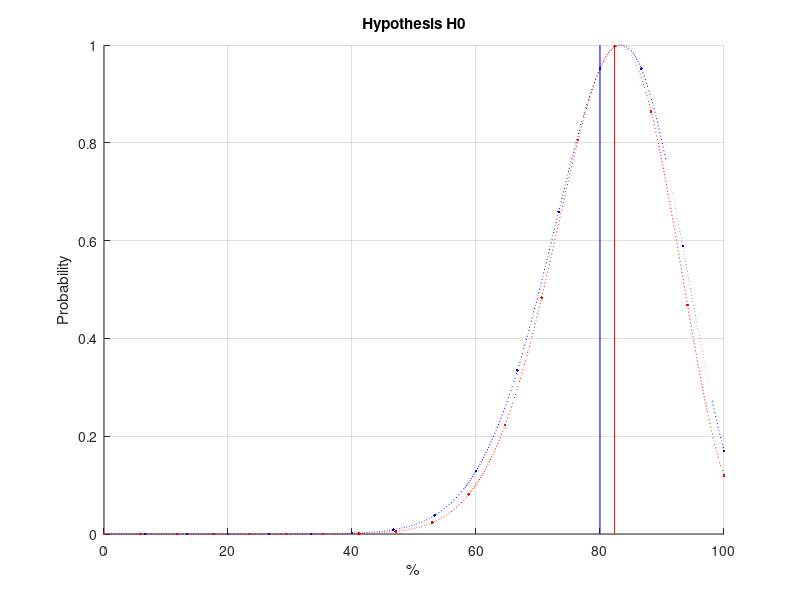

The MATLAB script that drew this image:
% This program calculates probabilistic distribution of algorithm 
% performance for a limited number of patients 


clear 


% Sample size and true predictions number
Ns1 = 15;   Nt1 = 12;  
Ns2 = 17;   Nt2 = 14;  

hypothesis = 0;    % put 0 for H0 and 1 for H1 
% Probability within confidence intrevals
Pci = 0.95; 
%Pci = 0.9; 
% Significance level for one-tailed power calculation 
Apw1 = 0.05; 
% Enforce using of normal distribution 
% Calculate test parameters from splined data 
use_splines = 0; 
use_normal = 0; 
%%%%%%%%%%%%%%%%%%%%%%%%%%%%%%%%%%%%%%%%%%%%%%%%%%%

figure(1)
hold on 

grid on 
xlabel('%')
ylabel('Probability')
if hypothesis == 0
title('Hypothesis H0')
else
title('Hypothesis H1')
end

% Sensitivities
St1 = Nt1/Ns1;      
St2 = Nt2/Ns2;  

% Overall sensitivity 
Sto = (Nt1+Nt2)/(Ns1+Ns2);  


% Do calculation cycle for sample 1
%********************************************************************
% Define current number of patients and sensitivity 
Ns = Ns1; 

% DEfine sensitivity
if hypothesis == 0
St = Sto; 
else 
St = St1;    
end


% Define vector of the number of missed hypos
m = 0:1:Ns; 

% Define vector of probability distribution 
P1 = m*0; 


if (2*sqrt(St/Ns/(1-St+1e-5))<0.2 & 2*sqrt((1-St)/Ns/(St+1e-5))<0.2) | use_normal == 1
%************************************************************************
% Calculate probability distribution of missed hypos 
for k = 2:Ns
P1(k) = sqrt(Ns/(2*pi*m(k)*(Ns-m(k))))*exp(-Ns*(m(k)/Ns+St-1)^2/2/St/(1-St)); 
end
P1(1) = 0; 
P1(Ns+1) = 0; 
% Correct normalization 
P1 = P1/sum(P1); 

else
 
% Calculate factorial 
fNs = factorial(Ns); 
% Calculate probability distribution of missed hypos 
for k = 1:Ns+1
P1(k) = (1-St)^m(k)*St^(Ns-m(k))*fNs/factorial(m(k))/factorial(Ns-m(k)); 
end
%************************************************************************
end  % if 2*sqrt(St/Ns/(1-St+1e-5))<0.1 & 2*sqrt((1-St)/Ns/(St+1e-5))<0.1 


% Calculate vector of sensitivity 
Stv1 = (Ns-m)/Ns; 

% Fine grid of sensitivity 
Stv1s = 0:0.001:1; 

% Spline of distribution 
P1s = spline(Stv1,P1,Stv1s); 

% Find maximum of vector P1s
maxP1s = max(P1s); 


plot(Stv1*100,P1/maxP1s,'b.')
plot(Stv1s*100,P1s/maxP1s,'b:')


%***********************************************************


% Do calculation cycle for sample 2
%********************************************************************
% Define current number of patients and sensitivity 
Ns = Ns2; 

% DEfine sensitivity
if hypothesis == 0
St = Sto; 
else 
St = St2;    
end


% Define vector of the number of missed hypos
m = 0:1:Ns; 

% Define vector of probability distribution 
P2 = m*0; 


if (2*sqrt(St/Ns/(1-St+1e-5))<0.2 & 2*sqrt((1-St)/Ns/(St+1e-5))<0.2) | use_normal == 1
%************************************************************************
% Calculate probability distribution of missed hypos 
for k = 2:Ns
P2(k) = sqrt(Ns/(2*pi*m(k)*(Ns-m(k))))*exp(-Ns*(m(k)/Ns+St-1)^2/2/St/(1-St)); 
end
P2(1) = 0; 
P2(Ns+1) = 0; 
% Correct normalization 
P2 = P2/sum(P2); 

else
 
% Calculate factorial 
fNs = factorial(Ns); 
% Calculate probability distribution of missed hypos 
for k = 1:Ns+1
P2(k) = (1-St)^m(k)*St^(Ns-m(k))*fNs/factorial(m(k))/factorial(Ns-m(k)); 
end
%************************************************************************
end  % if 2*sqrt(St/Ns/(1-St+1e-5))<0.1 & 2*sqrt((1-St)/Ns/(St+1e-5))<0.1 


% Calculate vector of sensitivity 
Stv2 = (Ns-m)/Ns; 

% Fine grid of sensitivity 
Stv2s = 0:0.001:1; 

% Spline of distribution 
P2s = spline(Stv2,P2,Stv2s); 

% Find maximum of vector P2s
maxP2s = max(P2s); 

plot(Stv2*100,P2/maxP2s,'r.')
plot(Stv2s*100,P2s/maxP2s,'r:')


%***********************************************************


plot([St1 St1]*100,[0 1],'b')
plot([St2 St2]*100,[0 1],'r')



% Flip vectors to make sensitivity rise with the element number
P1 = fliplr(P1);
Stv1 = fliplr(Stv1);
P2 = fliplr(P2);
Stv2 = fliplr(Stv2);


% Calculate statistical tests from spline vectors
if use_splines == 1
P1 = P1s; 
P1 = P1/sum(P1); 
P2 = P2s; 
P2 = P2/sum(P2); 
Stv1 = Stv1s; 
Stv2 = Stv2s; 
end



% Vector lengths 
Np1 = length(P1);
Np2 = length(P2); 



if hypothesis == 0
% Calculate significance level 
%******************************************************************************

% Probability of sample 2 being greater than sample 1 by specified difference
%****************************
% (one-tail test)
Pone = 0; 

for n = 1:Np2
for k = 1:Np1
    
if (St2-St1)<=(Stv2(n)-Stv1(k)) 
Pone = Pone + P1(k)*P2(n); 
end    

end
end

% Two-tailed significance level 
disp(' ')
disp(['1T-significance level = ' num2str(Pone)])
disp(['1T-confidence level = ' num2str((1-Pone)*100) '%'])
%********************************


% Probability of two measurements being further or equal apart than a specified interval
%*******************************
% (two-tail test)
Ptwo = 0; 

for n = 1:Np2
for k = 1:Np1
    
if abs(St2-St1)<=abs(Stv2(n)-Stv1(k))      
Ptwo = Ptwo + P1(k)*P2(n); 
end    

end
end

% Two-tailed significance level 
disp(' ')
disp(['2T-significance level = ' num2str(Ptwo)])
disp(['2T-confidence level = ' num2str((1-Ptwo)*100) '%'])
%********************************
%**********************************************************************************
end % if hypothesis == 0




if hypothesis == 1
%*************************************************************


% Determine confidence interval of sample 1
%*********************************************
% Element number of the maximum probability of first sample 
[P1max NP1max] = max(P1); 

% Define probability within the confidence interval of first sample
Pci1 = P1max; 

% Define confidence interval element numbers of sample 1 
nci1 = [NP1max NP1max]; 

% DEfine cycle number for the following loop 
n = 0; 
while Pci1 < Pci
n = n+1; 
% Update the probability within confidence interval 
if 1<=NP1max-n
Pci1 = Pci1 + P1(NP1max-n); 
% Re-define the lower limit of confidnece interval 
nci1(1) = NP1max-n; 
end
if NP1max+n<=Np1
Pci1 = Pci1 + P1(NP1max+n); 
% Re-define the higher limit of confidnece interval 
nci1(2)= NP1max+n; 
end
end % while Pci1 < 0.95

% Confidence interval of sample 1
ci1 = [Stv1(nci1(1)) Stv1(nci1(2))]; 

if use_splines == 1
plot([ci1(1) ci1(1)]*100,[0 P1(nci1(1))/max(P1)],'b')
plot([ci1(2) ci1(2)]*100,[0 P1(nci1(2))/max(P1)],'b')
else
plot([ci1(1) ci1(1)]*100,[0 P1(nci1(1))/maxP1s],'b')
plot([ci1(2) ci1(2)]*100,[0 P1(nci1(2))/maxP1s],'b')  
end

disp(' ')
disp(['CI1 = ' num2str(ci1*100)])
% Significance level for power test purposes 
disp(['CI1 probability = ' num2str(Pci1)])


% Determine critical value for one-tailed power calculation 
%***************
% Define cycle number for the following loop 
n = Np1; 
% Define parameter corresponding to tail probability 
par = P1(n); 
while par < Apw1
n = n-1;       
par = par + P1(n);  
end % while par < 1-Pci 
% Define critical value 
Stv1c = Stv1(n);  
plot([1 1]*Stv1c*100,[0 P1(n)/max(P1)],'g')
%***************
 

% Determine confidence interval of sample 2
%*********************************************
% Element number of the maximum probability of first sample 
[P2max NP2max] = max(P2); 

% Define probability within the confidence interval of first sample
Pci2 = P2max; 

% Define confidence interval element numbers of sample 1 
nci2 = [NP2max NP2max]; 

% DEfine cycle number for the following loop 
n = 0; 
while Pci2 < Pci
n = n+1; 
% Update the probability within confidence interval 
if 1<=NP2max-n
Pci2 = Pci2 + P2(NP2max-n); 
% Re-define the lower limit of confidnece interval 
nci2(1) = NP2max-n; 
end
if NP2max+n<=Np2
Pci2 = Pci2 + P2(NP2max+n); 
% Re-define the higher limit of confidnece interval 
nci2(2)= NP2max+n; 
end
end % while Pci1 < 0.95


% Confidence interval of sample 1
ci2 = [Stv2(nci2(1)) Stv2(nci2(2))]; 

figure(1)
if use_splines == 1
plot([ci2(1) ci2(1)]*100,[0 P2(nci2(1))/max(P2)],'r')    
plot([ci2(2) ci2(2)]*100,[0 P2(nci2(2))/max(P2)],'r')
else
plot([ci2(1) ci2(1)]*100,[0 P2(nci2(1))/maxP2s],'r')    
plot([ci2(2) ci2(2)]*100,[0 P2(nci2(2))/maxP2s],'r')
end



disp(' ')
disp(['CI2 = ' num2str(ci2*100)])
% Significance level for power test purposes 
disp(['CI2 probability = ' num2str(Pci2)])
%****************************************************


% Define statistical power 
Pw = 0; 


if 1==0
for n = 1:Np2
for k = 1:Np1
    
% Probability that observation from one distribution 
% does not fall within the confidence interval of the other
if  (Stv1(k)<ci2(1) | ci2(2)<Stv1(k)) & (Stv2(n)<ci1(1) | ci1(2)<Stv2(n))
% Update power
Pw = Pw + P1(k)*P2(n); 
end    
    
end
end
end


if 1==1
% One-tailed power calculation 
for n = 1:Np2
    
if Stv1c<Stv2(n)
% Update power
Pw = Pw + P2(n); 
end    
    
end
end


disp(' ')
disp(['1T-Power = ' num2str(Pw*100) '%'])

%*************************************************************
end % if hypothesis == 1








clear 














































